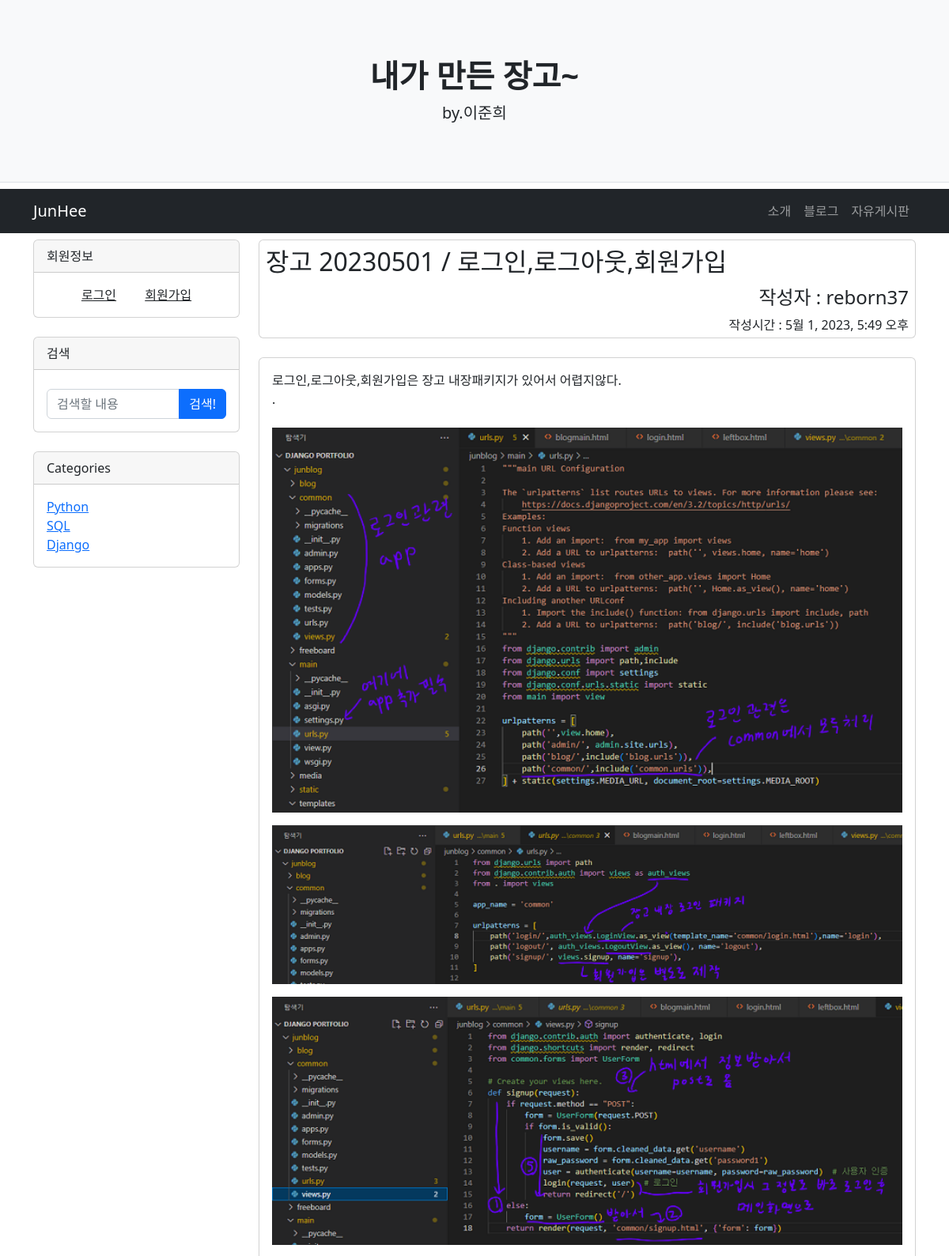
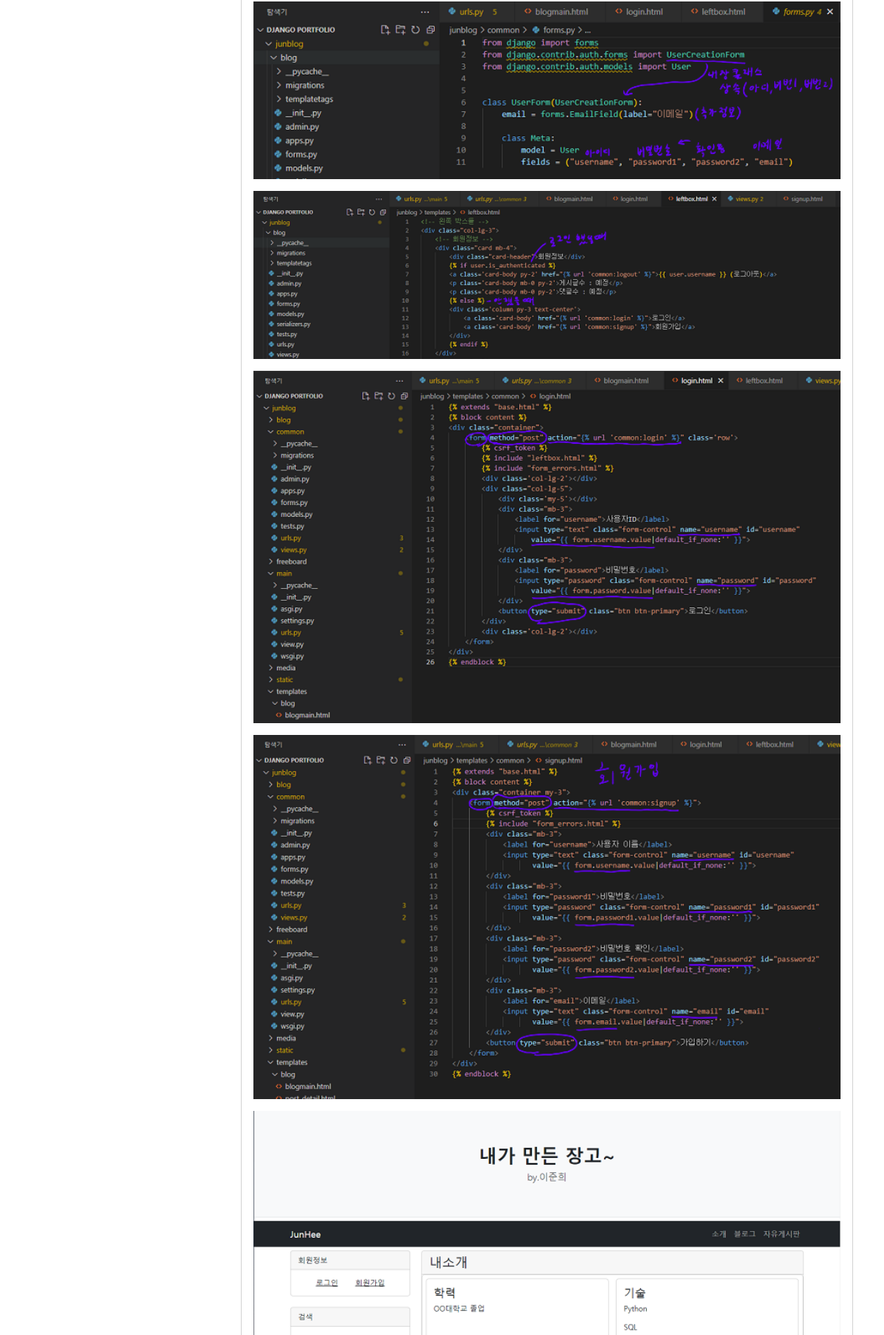
/blog/22/ (upper part), run on the app's committed database (2 pictures, top to bottom).
### blog/models.py (models this page shows, shortened)
class Post(models.Model):
    id = models.AutoField(primary_key=True)
    title = models.CharField(max_length=200)
    author = models.ForeignKey(User, on_delete=models.CASCADE, related_name='author_question')
    content = models.TextField()
    create_date = models.DateTimeField()
    modify_date = models.DateTimeField(null=True, blank=True)
    click = models.IntegerField(null=True, default=0) # 클릭
    category = models.ForeignKey(Category,null=True,blank=True,on_delete=models.SET_NULL,related_name='blog_category')
    class Meta:
        db_table = 'post'

class PostImage(models.Model):
    id = models.AutoField(primary_key=True)
    post = models.ForeignKey(Post, on_delete=models.CASCADE, related_name='image')
    image = models.ImageField(upload_to=image_upload_path)
    class Meta:
        db_table = 'post_image'

### blog/views.py (the view)
# urls.py: path('<int:post_id>/',views.detail,name='detail'),
def detail(request, post_id):
    post = get_object_or_404(Post, pk=post_id)
    comments = countcomment(request)
    posts = countpost(request)
    context = {'post': post,'posts':posts,'comments':comments}
    return render(request, 'blog/post_detail.html', context)

### blog/views.py (called while the page is built)
def countpost(request):
    if request.user in User.objects.all(): # 유저가 로그인하면
        return Post.objects.filter(author_id=request.user).count() # 유저의 아이디=포스트 작성자 아이디 인 포스트들의 갯수를 세서 posts에 담아서 render
    else:
        return Post.objects

def countcomment(request):
    if request.user in User.objects.all():
        return Comment.objects.filter(author_id=request.user).count()
    else:
        return Comment.objects

### templates/blog/post_detail.html (shortened to what this page needs)
{% extends 'base.html' %}
{% block content %}
<div class="container">
    <div class="row">
        {% include  "leftbox.html" %}
        <div class='col-lg-9'>
            <div class='card mb-4'>
                <h2 class='my-2 mx-2'>{{ post.title }}</h2>
                <h4 class='text-lg-end mx-2 my-1'>작성자 : {{ post.author.username }}</h4>
                <p class='text-lg-end mx-2 my-1'>작성시간 : {{ post.create_date }}</p>
            </div>
            <div class='card mb-4'>
                <div class='card-body'>
                    <div class='card-text'>
                        {{ post.content }}
                        <p>.</p>
                        {% if post.image %}
                        {% for i in post.image.all %}
                        <img src='{{i.image.url}}' class='mb-2 mt-2' style="width: 100%; height:auto;"/>
                        {% endfor %}
                        {% endif %}
                    </div>
                </div>
            </div>
        </div>
    </div>
</div>
{% endblock %}

### data on the page
Post: title "장고 20230501 / 로그인,로그아웃,회원가입", author.username "reborn37", create_date "5월 1, 2023, 5:49 오후", content "로그인,로그아웃,회원가입은 장고 내장패키지가 있어서 어렵지않다."
PostImage: image (picture)
PostImage: image (picture)
PostImage: image (picture)
PostImage: image (picture)
PostImage: image (picture)
PostImage: image (picture)
PostImage: image (picture)
PostImage: image (picture)
